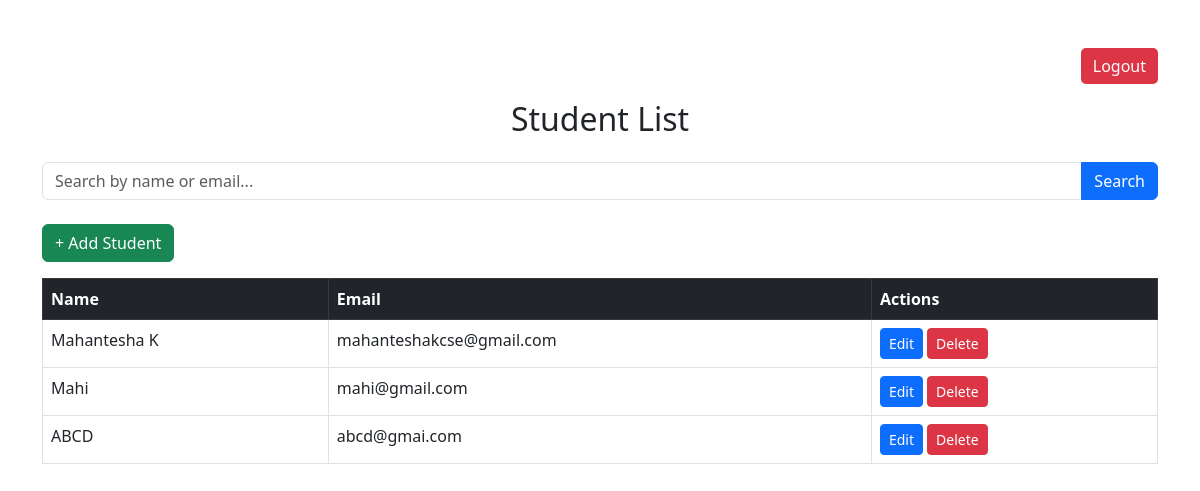
/students/ (signed in), run on an earlier commit of the app's database.
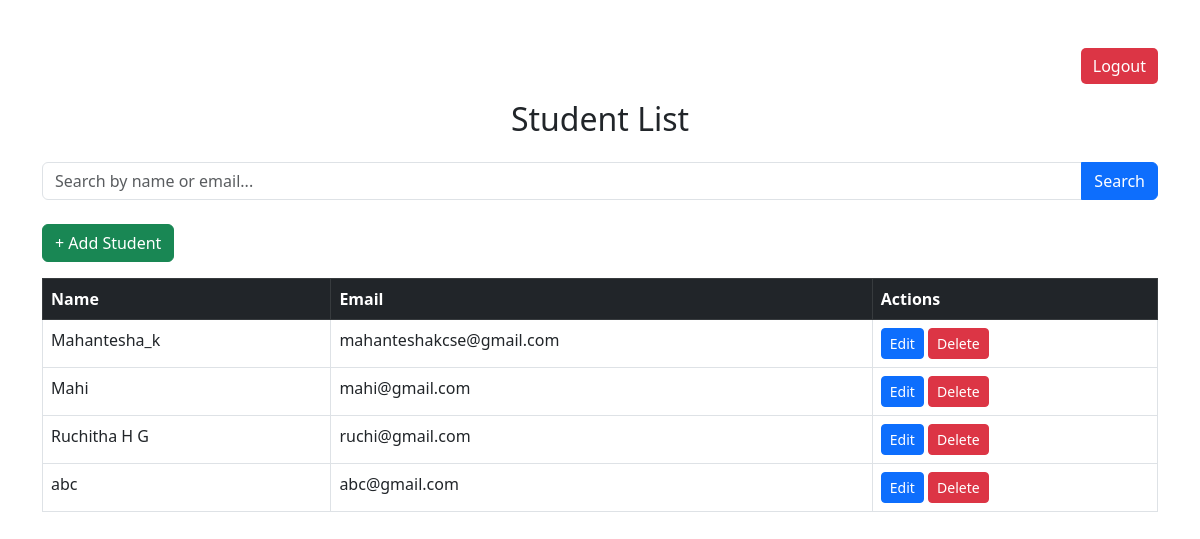
And on a later commit of the database.
### app/models.py (models this page shows)
class Student(models.Model):
    name = models.CharField(max_length=100)
    email = models.EmailField()

### app/views.py (the view)
# urls.py: path('students/', views.student_list, name='student_list'),
@login_required
def student_list(request):
    query = request.GET.get('q')
    students = Student.objects.all()
    if query:
        students = students.filter(Q(name__icontains=query) | Q(email__icontains=query))
    return render(request, 'students.html', {'students': students})

### app/templates/students.html (shortened to what this page needs)
<!DOCTYPE html>
<html lang="en">
<head>
  <link href="https://cdn.jsdelivr.net/npm/bootstrap@5.3.0/dist/css/bootstrap.min.css" rel="stylesheet">
</head>
<body>
  <div class="container mt-5">
<div style="text-align: right; margin-bottom: 1rem;">
    <form method="post" action="{% url 'login' %}">
        <button type="submit" style="padding: 6px 12px; background-color: #dc3545; color: white; border: none; border-radius: 5px; cursor: pointer;">
            Logout
        </button>
    </form>
</div>
    <h2 class="text-center mb-4">Student List</h2>
    <form method="get" class="mb-4">
      <div class="input-group">
        <input type="text" name="q" class="form-control" placeholder="Search by name or email..." value="{{ request.GET.q }}">
        <button class="btn btn-primary" type="submit">Search</button>
      </div>
    </form>
    <table class="table table-bordered">
      <a href="{% url 'add_student' %}" class="btn btn-success mb-3">+ Add Student</a>
      <thead class="table-dark">
        <tr>
          <th>Name</th>
          <th>Email</th>
          <th>Actions</th>
        </tr>
      </thead>
      <tbody>
        {% for student in students %}
          <tr>
            <td>{{ student.name }}</td>
            <td>{{ student.email }}</td>
            <td>
              <a href="{% url 'edit_student' student.id %}" class="btn btn-sm btn-primary">Edit</a>
              <a href="{% url 'delete_student' student.id %}" class="btn btn-sm btn-danger"
   onclick="return confirm('Are you sure you want to delete this student?');">
   Delete
</a>
            </td>
          </tr>
        {% empty %}
          <tr>
            <td colspan="3" class="text-center">No students found.</td>
          </tr>
        {% endfor %}
      </tbody>
    </table>
  </div>
</body>
</html>

What changed in the data, as far as the page shows it:
removed Student: name "ABCD", email "abcd@gmai.com"
changed Student "mahanteshakcse@gmail.com": name "Mahantesha K" → "Mahantesha_k"
added Student: name "Ruchitha H G", email "ruchi@gmail.com"
added Student: name "abc", email "abc@gmail.com"
